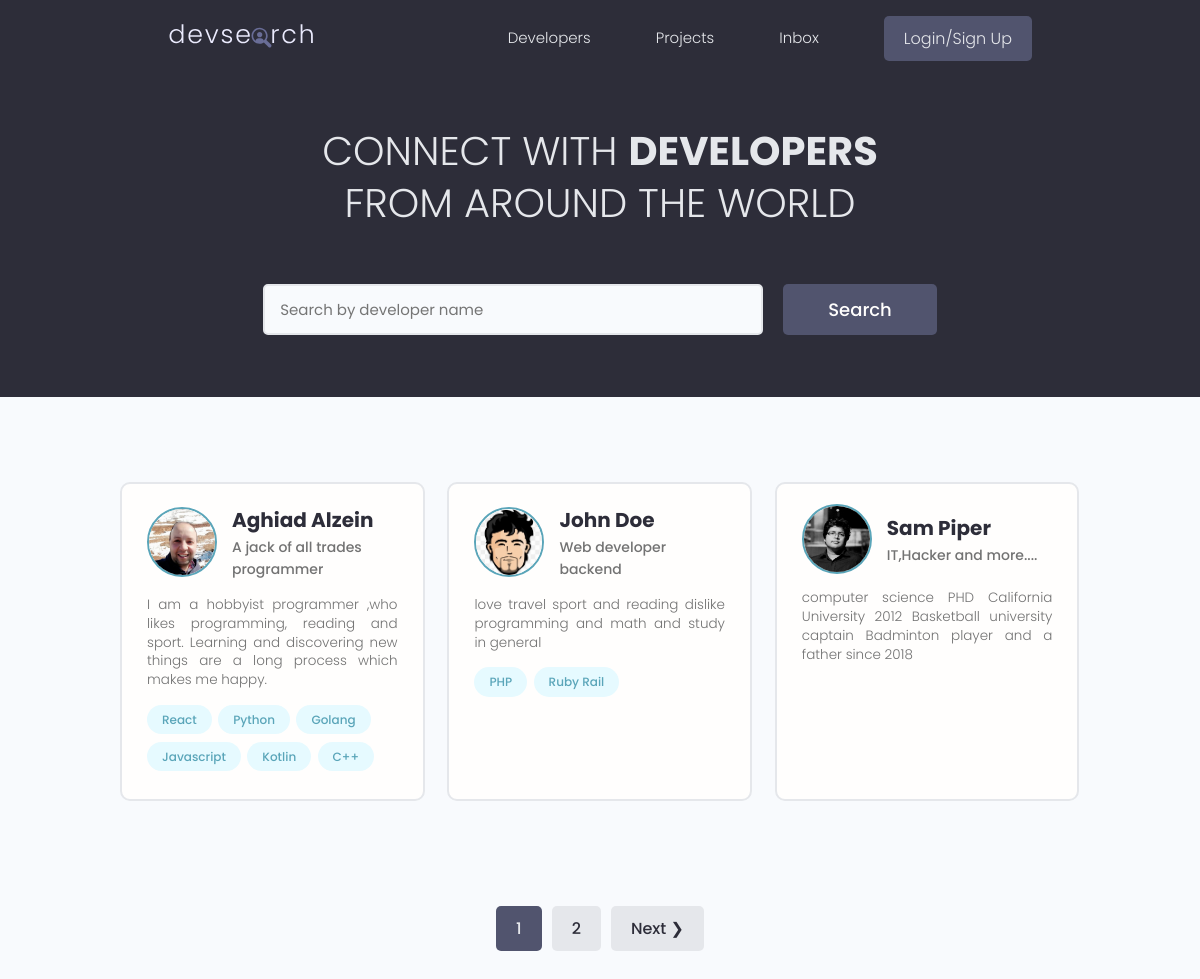
The app's page /, older data.
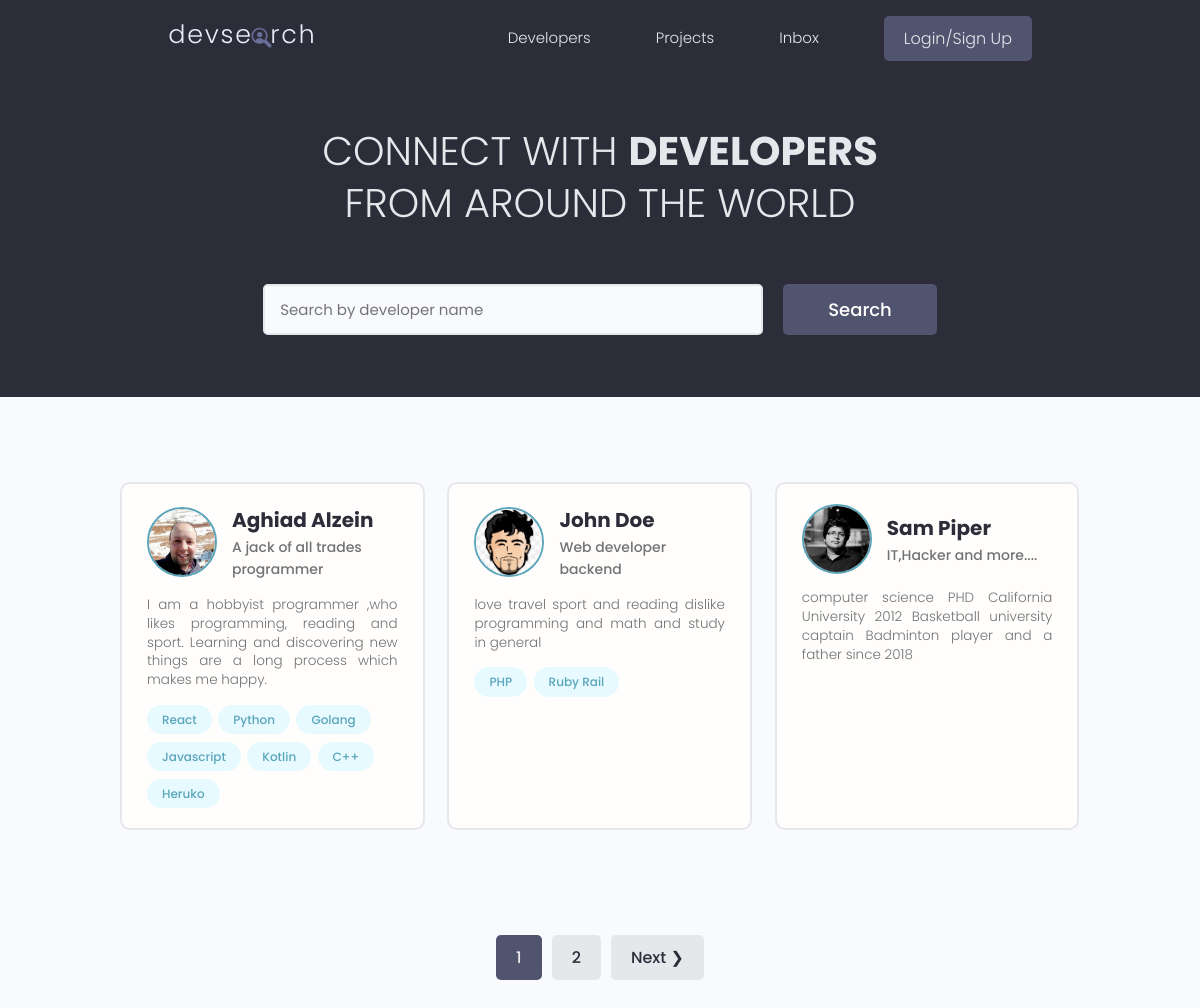
The same page, newer data.
### users/models.py (models this page shows, shortened)
class Profile(models.Model):
    user=models.OneToOneField(User,on_delete=models.CASCADE,null=True,blank=True)
    name=models.CharField(max_length=200,null=True,blank=True)
    email=models.EmailField(max_length=200,null=True,blank=True)
    username=models.CharField(max_length=200,blank=True,null=True)
    location=models.CharField(max_length=200,blank=True,null=True)
    short_intro=models.CharField(max_length=200,null=True,blank=True)
    bio=models.TextField(blank=True,null=True)
    profile_image=models.ImageField(blank=True,null=True,upload_to='profiles/',default='profiles/user-default.png')
    social_github=models.CharField(max_length=200,null=True,blank=True)
    social_twitter=models.CharField(max_length=200,null=True,blank=True)
    social_linkedin=models.CharField(max_length=200,null=True,blank=True)
    social_youtube=models.CharField(max_length=200,null=True,blank=True)
    social_website=models.CharField(max_length=200,null=True,blank=True)
    created=models.DateTimeField(auto_now_add=True)
    id=models.UUIDField(editable=False,primary_key=True,default=uuid.uuid4,unique=True)

class Skill(models.Model):
    owner=models.ForeignKey(
        Profile,on_delete=models.CASCADE,null=True,blank=True)
    name=models.CharField(max_length=200,null=True,blank=True)
    description=models.TextField(null=True,blank=True)
    created=models.DateTimeField(auto_now_add=True)
    id=models.UUIDField(
        default=uuid.uuid4,primary_key=True,unique=True,editable=False)

### users/views.py (the view)
# urls.py: path('',views.profiles,name='profiles'),
def profiles(request):
    profiles,search_query=searchProfiles(request)
    custom_range,profiles=paginateData(request,profiles,3)
    context = {'profiles':profiles,'search_query':search_query,"custom_range":custom_range}
    return render(request,'users/profiles.html',context)

### users/utils.py (called while the page is built)
def searchProfiles(request):
    search_query=""
    if request.GET.get('search_query'):
        search_query=request.GET.get('search_query')
    skills=Skill.objects.filter(name__icontains=search_query)
    profiles=Profile.objects.distinct().filter(
        Q(name__icontains=search_query) |
        Q(short_intro__icontains=search_query)|
        Q(skill__in=skills)
        )
    return profiles,search_query

def paginateData(request,profiles,results):
    paginator=Paginator(profiles,results)
    page=request.GET.get("page")
    try:
        profiles=paginator.page(page)
    except PageNotAnInteger:
        page=1
        profiles=paginator.page(page)
    except EmptyPage:
        page=1
        profiles=paginator.page(page)
    leftIndex=int(page)-2
    if leftIndex<1:
        leftIndex=1
    rightIndex=int(page)+2
    if rightIndex>paginator.num_pages:
        rightIndex=paginator.num_pages
    custom_range=range(leftIndex,rightIndex+1)
    return custom_range,profiles

### users/templates/users/profiles.html (shortened to what this page needs)
{% extends 'main.html' %}
{% block content%}
<main class="home">
    <section class="hero-section text-center">
      <div class="container container--narrow">
        <div class="hero-section__box">
          <h2>CONNECT WITH <span>DEVELOPERS</span></h2>
          <h2>FROM AROUND THE WORLD</h2>
        </div>
        <div class="hero-section__search">
          <form id="searchForm" class="form" action="{% url 'profiles' %}" method="get">
            <div class="form__field">
              <input class="input input--text" id="formInput#search" type="text" name="search_query"
                placeholder="Search by developer name" value="{{search_query}}"/>
            </div>
            <input class="btn btn--sub btn--lg" type="submit" value="Search" />
          </form>
        </div>
      </div>
    </section>
    <section class="devlist">
      <div class="container">
        <div class="grid grid--three">
            {% for profile in profiles %}
          <div class="column card">
            <div class="dev">
              <a href="{% url 'user-profile' profile.id %}" class="card__body">
                <div class="dev__profile">
                  <img class="avatar avatar--md" src="{{profile.profile_image.url}}" alt="image" />
                  <div class="dev__meta">
                    <h3>{{profile.name}}</h3>
                    <h5>{{profile.short_intro|slice:"60"}}</h5>
                  </div>
                </div>
                <p class="dev__info">{{profile.bio|slice:"150"}}</p>
                <div class="dev__skills">
                    {% for skill in profile.skill_set.all %}
                  <span class="tag tag--pill tag--main">
                    <small>{{skill.name}}</small>
                  </span>
                {% endfor S%}
                </div>
              </a>
            </div>
          </div>
          {% endfor %}
        </div>
      </div>
    </section>
    {% include 'pagination.html' with querySet=profiles custom_range=custom_range %}
  </main>
{% endblock %}

Row changes from the older to the newer data that the page shows:
added Skill: name "Heruko", shown under Profile "Aghiad Alzein"
